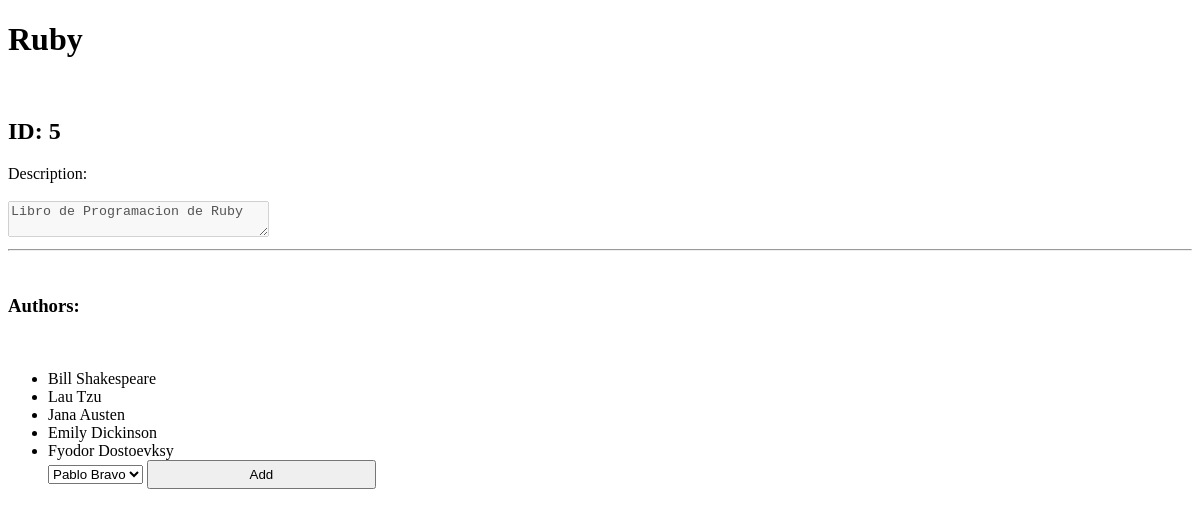
The page /books/5 on the database its author committed.
### books_authors_app/models.py (models this page shows)
class book(models.Model):
    title = models.CharField(max_length=255)
    desc = models.TextField(null=True)
    created_at = models.DateTimeField(auto_now_add=True)
    updated_at = models.DateTimeField(auto_now=True)

class author(models.Model):
    first_name = models.CharField(max_length=255)
    last_name = models.CharField(max_length=255)
    books =  models.ManyToManyField(book, related_name="authors")
    notas = models.TextField(default="notas")
    created_at = models.DateTimeField(auto_now_add=True)
    updated_at = models.DateTimeField(auto_now=True)

### books_authors_app/views.py (the view, shortened to what this page needs)
# urls.py: path('books/<int:number>',views.books),
def books(request,number):
    selec_book = book.objects.get(id=number)
    selec_authors = author.objects.filter(books=selec_book)
    not_authors = author.objects.exclude(books=selec_book)
    all_authors = author.objects.all()
    context = {
            'selecbook':selec_book,
            'selecauthor':selec_authors,
            'allauthors': all_authors,
            'notauthors': not_authors
            }
    return render(request,'books.html', context)

### books_authors_app/templates/books.html (shortened to what this page needs)
<!DOCTYPE html>
<html lang="en">
<head>
    {% load static %}
    <link rel="stylesheet" href="{% static 'css/style.css' %}">
</head>
<body>
    <div class="container">
        <h1>{{ selecbook.title }}</h1>
        <br>
        <h2>ID: {{ selecbook.id }}</h2>
        <label for="book_desc">Description:</label>
        <br>
        <br>
        <textarea disabled name="book_desc" cols="30" rows="2">{{ selecbook.desc }}</textarea>
        <hr>
        <br>
        <h3>Authors: </h3>
        <br>
        <ul>
            {% for author in selecauthor %}
            <li>
                {{ author.first_name }} {{ author.last_name }}
            </li>
            {% endfor %}
            <form action="/books/{{selecbook.id}}" method="POST">
            <select name="auth_select">
            {% for authors in notauthors %}
                <option value="{{ authors.id }}">{{ authors.first_name }} {{ authors.last_name }}</option>
            {% endfor %}
            </select>
            <button type="submit" class="btn btn-primary">Add</button>
            </form>
        </ul>
        <br>
    </div>
</body>
</html>

### books_authors_app/static/css/style.css (style rules this page uses)
button { padding: 5px; width: 20%; }

### rows shown on the page
book: title "Ruby", id "5", book_desc "Libro de Programacion de Ruby"
author: first_name "Bill", last_name "Shakespeare"
author: first_name "Lau", last_name "Tzu"
author: first_name "Jana", last_name "Austen"
author: first_name "Emily", last_name "Dickinson"
author: first_name "Fyodor", last_name "Dostoevksy"

### other values the page prints
form field auth_select "Pablo Bravo"
